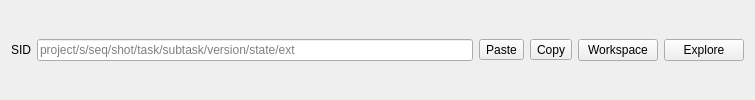
            <widget class="QWidget" name="in_sid_layout" native="true">
             <layout class="QHBoxLayout" name="horizontalLayout_3">
              <item>
               <widget class="QLabel" name="in_sid_label">
                <property name="text">
                 <string>SID</string>
                </property>
               </widget>
              </item>
              <item>
               <widget class="QLineEdit" name="in_input_sid_lineEdit">
                <property name="enabled">
                 <bool>true</bool>
                </property>
                <property name="minimumSize">
                 <size>
                  <width>436</width>
                  <height>0</height>
                 </size>
                </property>
                <property name="text">
                 <string/>
                </property>
                <property name="placeholderText">
                 <string>project/s/seq/shot/task/subtask/version/state/ext</string>
                </property>
               </widget>
              </item>
              <item>
               <widget class="QToolButton" name="in_paste_sid_btn">
                <property name="enabled">
                 <bool>true</bool>
                </property>
                <property name="text">
                 <string notr="true">Paste</string>
                </property>
                <property name="checkable">
                 <bool>false</bool>
                </property>
               </widget>
              </item>
              <item>
               <widget class="QToolButton" name="in_copy_sid_btn">
                <property name="enabled">
                 <bool>true</bool>
                </property>
                <property name="text">
                 <string notr="true">Copy</string>
                </property>
                <property name="checkable">
                 <bool>false</bool>
                </property>
                <property name="toolButtonStyle">
                 <enum>Qt::ToolButtonIconOnly</enum>
                </property>
               </widget>
              </item>
              <item>
               <widget class="QPushButton" name="in_open_workspace_btn">
                <property name="text">
                 <string notr="true">Workspace</string>
                </property>
               </widget>
              </item>
              <item>
               <widget class="QPushButton" name="in_open_explorer_btn">
                <property name="text">
                 <string notr="true">Explore</string>
                </property>
               </widget>
              </item>
             </layout>
            </widget>
